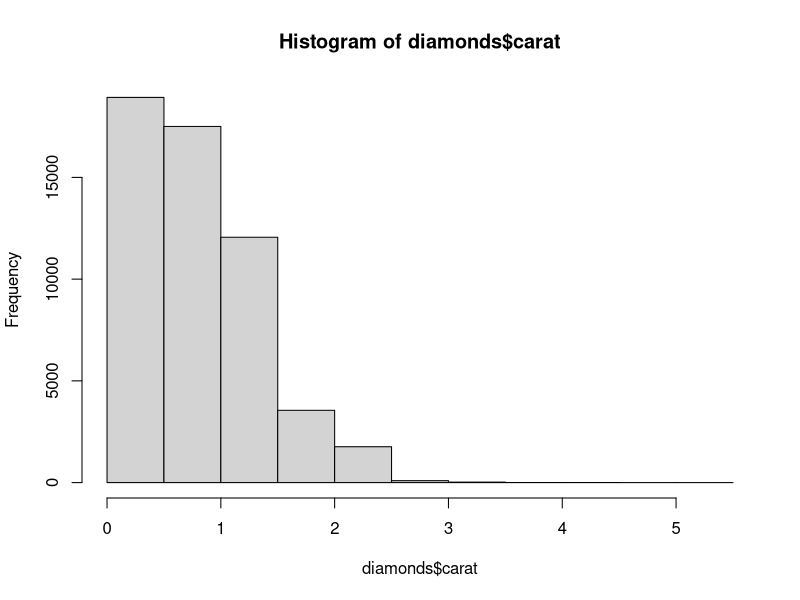
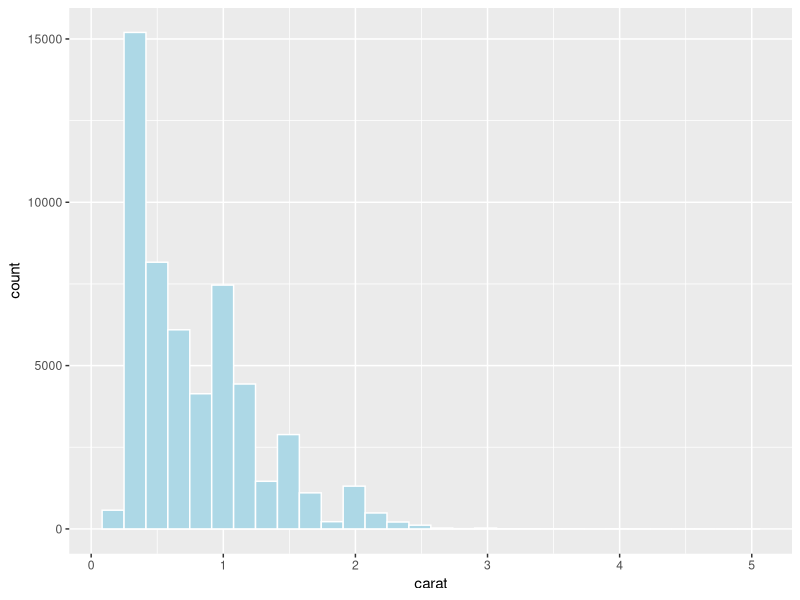
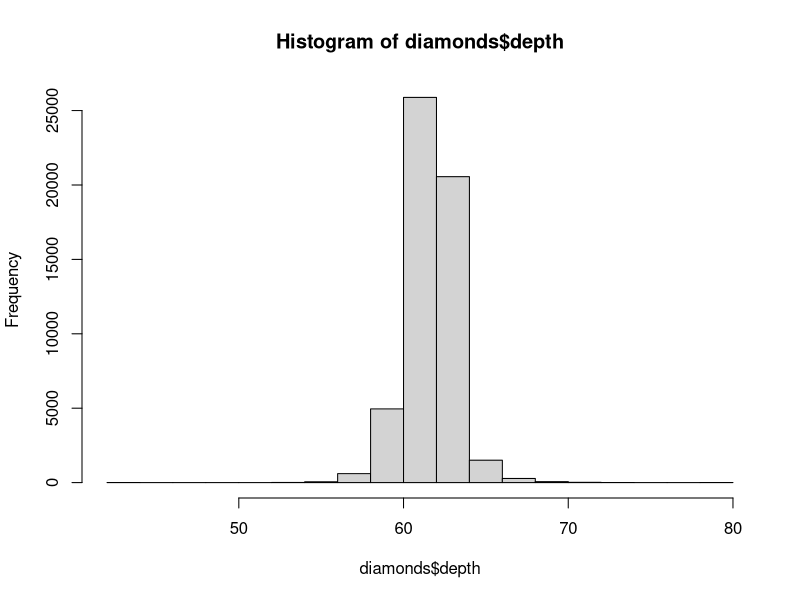
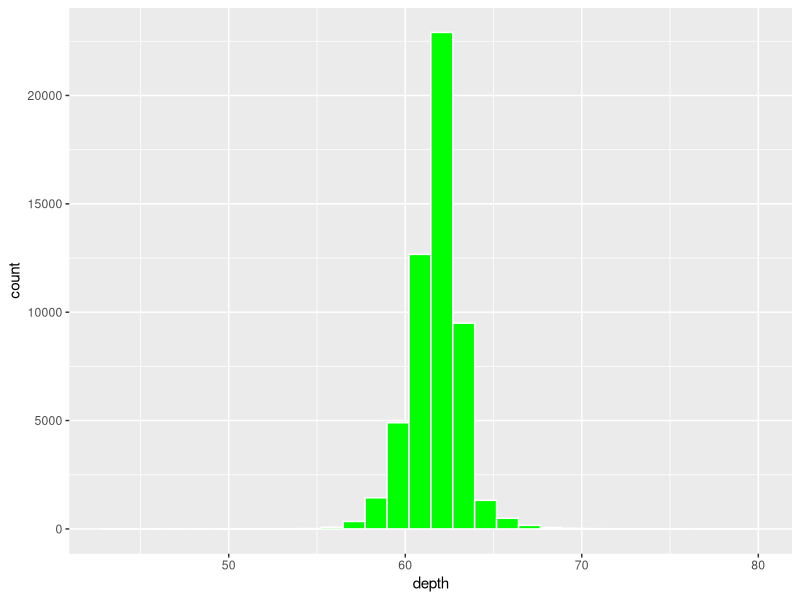

The R script that drew these images, in order:
## ---- chunk 1
knitr::opts_chunk$set(echo = TRUE)
## ---- chunk 2
#install.packages("readr", dependencies = TRUE)
library(readr)
#install.packages("dplyr", dependencies = TRUE)
library(dplyr) 
#install.packages("tidyr", dependencies = TRUE)
library(tidyr)
#install.packages("knitr", dependencies = TRUE)
library(knitr)
## ---- chunk 3
library(ggplot2)
diamantes <- data(diamonds)
## ---- chunk 4
View(diamonds)
## ---- chunk 5
dim(diamonds)
## ---- chunk 6
typeof(diamonds$price)
typeof(diamonds$carat)
typeof(diamonds$cut)
typeof(diamonds$color)
typeof(diamonds$clarity)
typeof(diamonds$depth)
typeof(diamonds$table)
typeof(diamonds$x)
typeof(diamonds$y)
typeof(diamonds$z)
## ---- chunk 7
str(diamonds)
## ---- chunk 8
head(diamonds,5)
## ---- chunk 9
tail(diamonds,10)
## ---- chunk 10
summary(diamonds)
## ---- chunk 11
#install.packages("skimr")
library(skimr)
skim(diamonds)
#O comando skim é interessante, porque além do sumário numérico, também temos um pequeno histograma para vermos a distribuição dos dados.  
# Vamos analisar as variáveis contínuas (numéricas) através dos histogramas.
## Gráfico Histograma
### Explorando a variável carat, através do histograma.
## ---- chunk 12
hist(diamonds$carat)
ggplot(diamonds, aes(x = carat)) + geom_histogram(bins=30, color = "white", fill = "lightblue")
## ---- chunk 13
hist(diamonds$depth)
ggplot(diamonds, aes(x = depth)) + geom_histogram(bins=30, color = "white", fill = "green")
